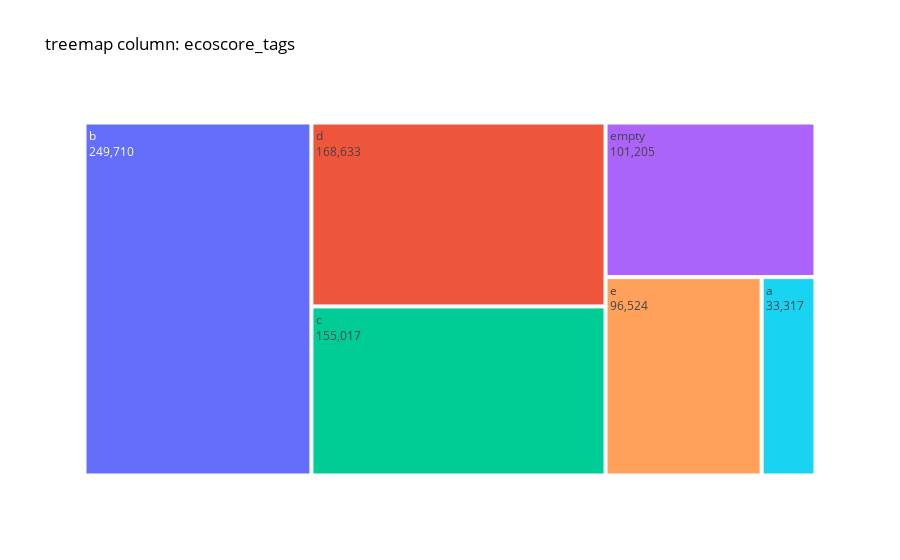
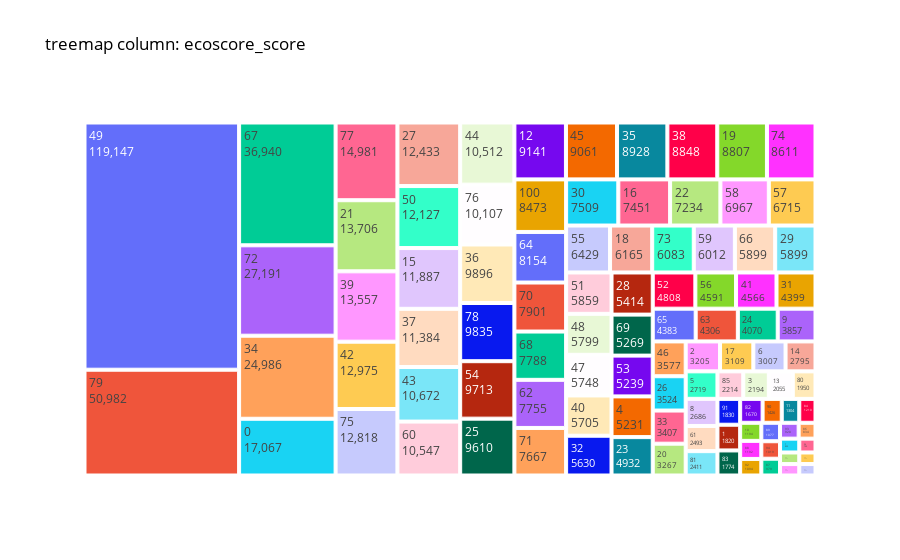
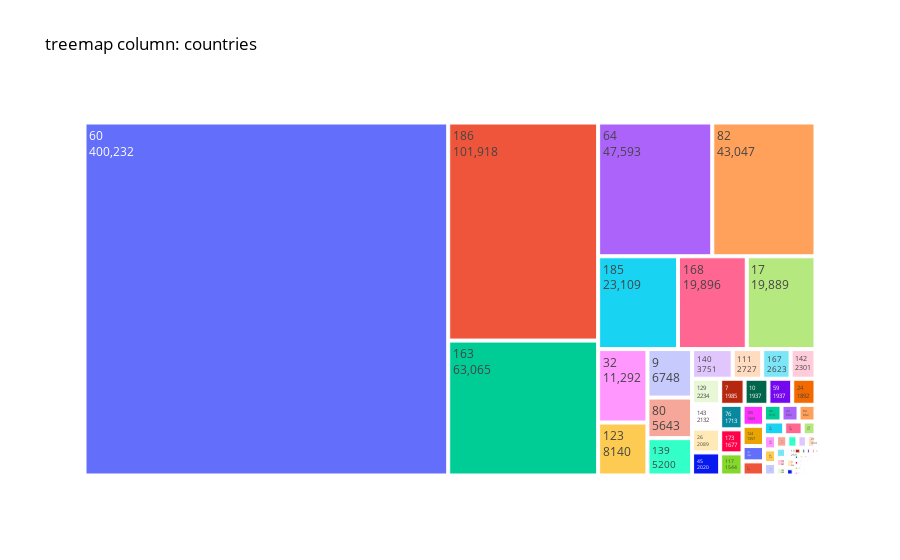
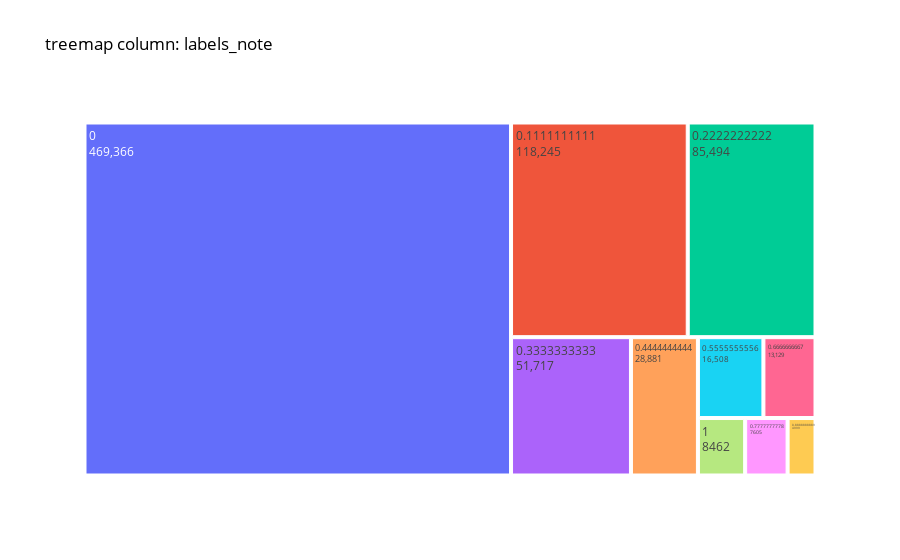

The notebook cell saved with these charts, in order:
### Code cell
colonnes_a_travailler = ['ecoscore_tags', 'ecoscore_score', 'countries', 'labels_note', 'groups']  
df = load_jsonl_to_dataframe(file_path)
for column in colonnes_a_travailler:
    create_treemap_for_column(df, column)

### Figure 1 — Plotly figure (JSON) as saved in the notebook; plotly's stock layout.template omitted (floating-point values rounded to 4 significant figures)
{"data": [{"labels": ["b", "d", "c", "empty", "e", "a"], "parents": ["", "", "", "", "", ""], "textinfo": "label+value", "type": "treemap", "values": [249710, 168633, 155017, 101205, 96524, 33317]}], "layout": {"font": {"color": "black"}, "paper_bgcolor": "white", "plot_bgcolor": "white", "title": {"text": "treemap column: ecoscore_tags"}}}

### Figure 2 — Plotly figure (JSON) as saved in the notebook; plotly's stock layout.template omitted (floating-point values rounded to 4 significant figures)
{"data": [{"labels": [49, 79, 67, 72, 34, 0, 77, 21, 39, 42, 75, 27, 50, 15, 37, 43, 60, 44, 76, 36, 78, 54, 25, 12, 45, 35, 38, 19, 74, 100, 64, 70, 68, 62, 71, 30, 16, 22, 58, 57, 55, 18, 73, 59, 66, 29, 51, 48, 47, 40, 32, 28, 69, 53, 4, 23, 52, 56, 41, 31, 65, 63, 24, 9, 46, 26, 33, 20, 2, 17, 6, 14, 5, 8, 61, 81, 85, 3, 13, 80, 91, 1, 83, 82, 90, 11, 84, 10, 88, 92, 89, 94, 87, 93, 86, 7, 96, 95, 99, 98, 97], "parents": ["", "", "", "", "", "", "", "", "", "", "", "", "", "", "", "", "", "", "", "", "", "", "", "", "", "", "", "", "", "", "", "", "", "", "", "", "", "", "", "", "", "", "", "", "", "", "", "", "", "", "", "", "", "", "", "", "", "", "", "", "", "", "", "", "", "", "", "", "", "", "", "", "", "", "", "", "", "", "", "", "", "", "", "", "", "", "", "", "", "", "", "", "", "", "", "", "", "", "", "", ""], "textinfo": "label+value", "type": "treemap", "values": [119147, 50982, 36940, 27191, 24986, 17067, 14981, 13706, 13557, 12975, 12818, 12433, 12127, 11887, 11384, 10672, 10547, 10512, 10107, 9896, 9835, 9713, 9610, 9141, 9061, 8928, 8848, 8807, 8611, 8473, 8154, 7901, 7788, 7755, 7667, 7509, 7451, 7234, 6967, 6715, 6429, 6165, 6083, 6012, 5899, 5899, 5859, 5799, 5748, 5705, 5630, 5414, 5269, 5239, 5231, 4932, 4808, 4591, 4566, 4399, 4383, 4306, 4070, 3857, 3577, 3524, 3407, 3267, 3205, 3109, 3007, 2795, 2719, 2686, 2493, 2411, 2214, 2194, 2055, 1950, 1830, 1820, 1774, 1670, 1426, 1304, 1210, 1194, 1192, 1094, 1077, 1019, 979, 920, 834, 830, 700, 695, 685, 584, 580]}], "layout": {"font": {"color": "black"}, "paper_bgcolor": "white", "plot_bgcolor": "white", "title": {"text": "treemap column: ecoscore_score"}}}

### Figure 3 — Plotly figure (JSON) as saved in the notebook; plotly's stock layout.template omitted (floating-point values rounded to 4 significant figures)
{"data": [{"labels": [60, 186, 163, 64, 82, 185, 168, 17, 32, 123, 9, 80, 139, 140, 111, 167, 142, 129, 143, 26, 45, 7, 10, 59, 24, 76, 173, 117, 100, 124, 101, 3, 46, 42, 84, 74, 37, 178, 161, 66, 156, 35, 151, 153, 21, 81, 179, 184, 138, 77, 157, 183, 104, 79, 91, 141, 51, 158, 55, 137, 75, 131, 36, 63, 170, 41, 95, 16, 43, 44, 152, 192, 110, 134, 86, 49, 107, 113, 50, 4, 133, 2, 191, 128, 13, 25, 31, 30, 27, 98, 73, 78, 8, 94, 105, 136, 22, 52, 57, 85, 160, 68, 11, 1, 83, 166, 127, 65, 61, 187, 164, 14, 116, 12, 194, 120, 130, 122, 119, 169, 20, 114, 115, 193, 58], "parents": ["", "", "", "", "", "", "", "", "", "", "", "", "", "", "", "", "", "", "", "", "", "", "", "", "", "", "", "", "", "", "", "", "", "", "", "", "", "", "", "", "", "", "", "", "", "", "", "", "", "", "", "", "", "", "", "", "", "", "", "", "", "", "", "", "", "", "", "", "", "", "", "", "", "", "", "", "", "", "", "", "", "", "", "", "", "", "", "", "", "", "", "", "", "", "", "", "", "", "", "", "", "", "", "", "", "", "", "", "", "", "", "", "", "", "", "", "", "", "", "", "", "", "", "", ""], "textinfo": "label+value", "type": "treemap", "values": [400232, 101918, 63065, 47593, 43047, 23109, 19896, 19889, 11292, 8140, 6748, 5643, 5200, 3751, 2727, 2623, 2301, 2234, 2132, 2089, 2020, 1985, 1937, 1937, 1892, 1713, 1677, 1544, 1403, 1357, 1025, 945, 910, 886, 882, 864, 788, 551, 532, 510, 467, 436, 393, 365, 334, 321, 281, 268, 259, 234, 175, 160, 103, 101, 94, 93, 93, 85, 79, 68, 66, 55, 51, 48, 47, 47, 45, 42, 41, 38, 37, 36, 29, 29, 25, 24, 22, 22, 21, 21, 20, 16, 15, 13, 12, 12, 12, 11, 11, 11, 10, 9, 8, 8, 8, 8, 8, 7, 7, 5, 5, 5, 4, 4, 3, 3, 3, 3, 3, 2, 2, 2, 2, 1, 1, 1, 1, 1, 1, 1, 1, 1, 1, 1, 1]}], "layout": {"font": {"color": "black"}, "paper_bgcolor": "white", "plot_bgcolor": "white", "title": {"text": "treemap column: countries"}}}

### Figure 4 — Plotly figure (JSON) as saved in the notebook; plotly's stock layout.template omitted (floating-point values rounded to 4 significant figures)
{"data": [{"labels": [0, 0.1111, 0.2222, 0.3333, 0.4444, 0.5556, 0.6667, 1, 0.7778, 0.8889], "parents": ["", "", "", "", "", "", "", "", "", ""], "textinfo": "label+value", "type": "treemap", "values": [469366, 118245, 85494, 51717, 28881, 16508, 13129, 8462, 7605, 4999]}], "layout": {"font": {"color": "black"}, "paper_bgcolor": "white", "plot_bgcolor": "white", "title": {"text": "treemap column: labels_note"}}}
